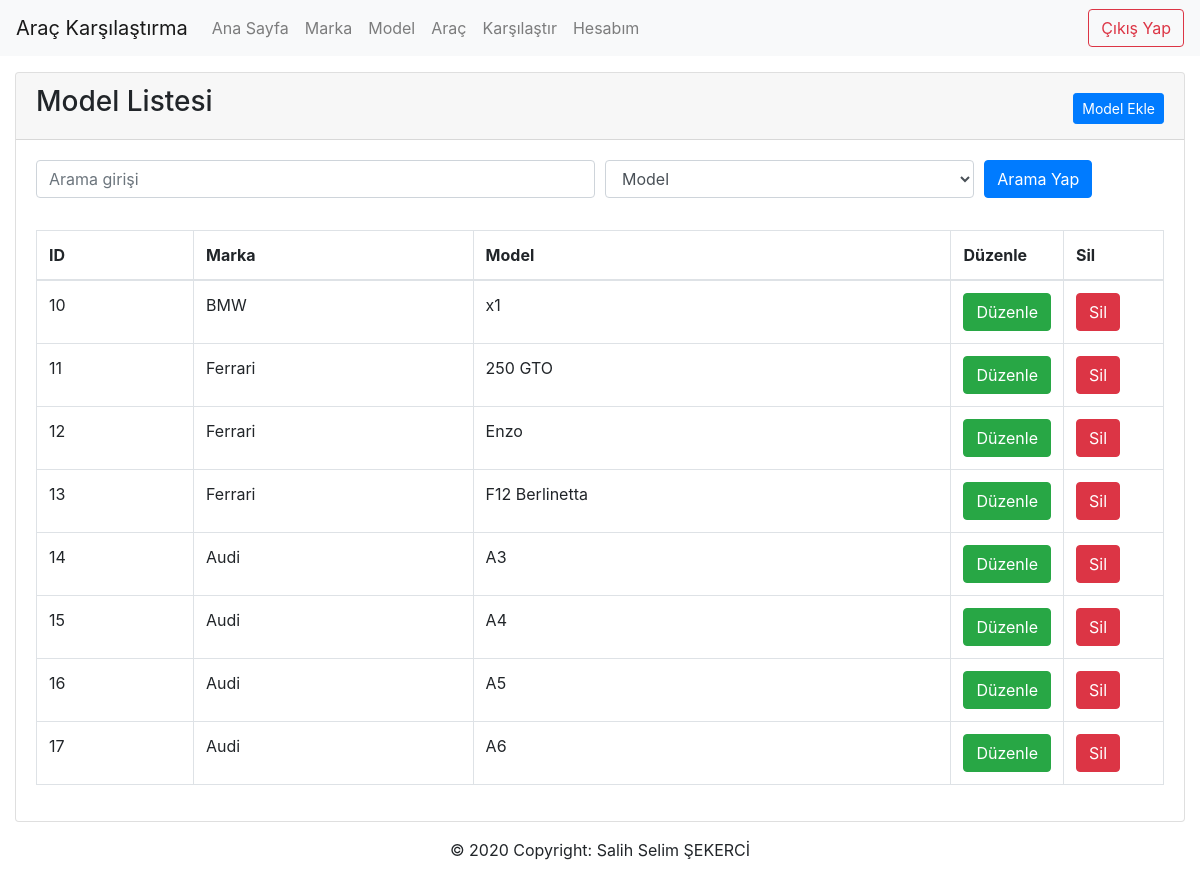
Page /anaklasor/model-listesi.php on the earlier database version.
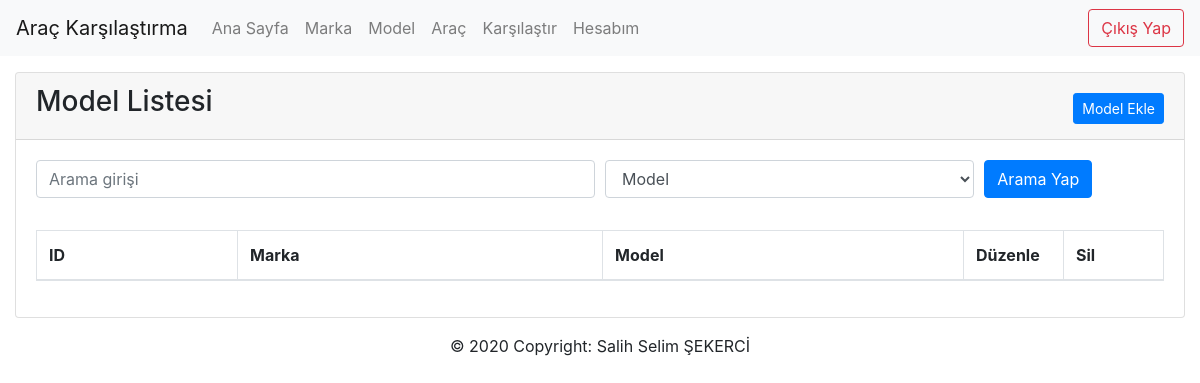
Same page on the later database version.
### tables this page shows
CREATE TABLE `model` (
  `id` int(11) NOT NULL,
  `marka_id` int(11) NOT NULL,
  `model` varchar(254) NOT NULL
);

CREATE TABLE `marka` (
  `id` int(11) NOT NULL,
  `marka` varchar(11) NOT NULL
);

### anaklasor/model-listesi.php (the view, shortened to what this page needs)
<!doctype html>
<html lang="tr">
<?php include("./assets/head.php") ?>
<?php include("./assets/nav.php") ?>
<?php
if (isset($_GET['text']) && !empty($_GET['text'])) {
    $text = $_GET['text'];
    $tur = $_GET['tur'];
    if ($tur == "marka") {
        $ModelSor = $db->prepare("SELECT model.id,model.model,model.marka_id, marka.marka FROM model    INNER JOIN marka ON marka.id = model.marka_id WHERE marka LIKE '%" . $text . "%'");
        $ModelSor->execute();
    }
    if ($tur == "model") {
        $ModelSor = $db->prepare("SELECT model.id,model.model,model.marka_id, marka.marka FROM model    INNER JOIN marka ON marka.id = model.marka_id WHERE model LIKE '%" . $text . "%'");
        $ModelSor->execute();
    }
} else {
    $ModelSor = $db->prepare("SELECT model.id,model.model,model.marka_id, marka.marka FROM model    INNER JOIN marka ON marka.id = model.marka_id");
    $ModelSor->execute();
}
?>
<body class="">
    <div class="container-fluid">
        <div class="card">
            <div class="card-header">
                <div class="d-flex justify-content-between">
                    <h3>Model Listesi</h3>
                    <div class="ekle text-right mt-2">
                        <a href="model-ekle.php" class="btn btn-sm btn-primary">Model Ekle</a>
                    </div>
                </div>
            </div>
            <div class="card-body table-responsive">
                <form method="GET">
                    <div class="form-row">
                        <div class="form-group col-md-6">
                            <input type="text" name="text" class="form-control" placeholder="Arama girişi">
                        </div>
                        <div class="form-group col-md-4">
                            <select id="inputState" name="tur" class="form-control">
                                <option value="model" selected>Model</option>
                            </select>
                        </div>
                        <div class="form-group col-md-2">
                            <button class="btn btn-primary">Arama Yap</button>
                        </div>
                    </div>
                </form>
                <table class="table table-hover table-bordered">
                    <thead>
                        <tr>
                            <th>ID</th>
                            <th>Marka</th>
                            <th>Model</th>
                            <th width=100>Düzenle</th>
                            <th width=100>Sil</th>
                        </tr>
                    </thead>
                    <tbody>
                        <?php
                        while ($ModelCek = $ModelSor->fetch(PDO::FETCH_ASSOC)) { ?>
                            <tr>
                                <td><?= $ModelCek['id'] ?></td>
                                <td><?= $ModelCek['marka'] ?></td>
                                <td><?= $ModelCek['model'] ?></td>
                                <td><a href="model-duzenle.php?id=<?= $ModelCek['id'] ?>" class="btn btn-success">Düzenle</a></td>
                                <td><button class="btn btn-danger" onclick="silBtn(<?= $ModelCek['id'] ?>,'<?= $ModelCek['Model'] ?>')">Sil</button></td>
                            </tr>
                        <?php } ?>
                    </tbody>
                </table>
            </div>
        </div>
    </div>
    <?php
    include("./assets/footer.php");
    ?>
</body>
</html>

### anaklasor/assets/head.php (shortened to what this page needs)
<?php
$pizza  = $_SERVER['SCRIPT_NAME'];
$dilimler = explode("/", $pizza);
$dosya = $dilimler[2];
$parcala = explode(".", $dosya);
$dosya = $parcala[0];
$dosya = strtolower($dosya);
?>
<head>
    <link rel="stylesheet" href="../eklentiler/boostrap/css/bootstrap.min.css">
</head>

### anaklasor/assets/nav.php (shortened to what this page needs)
<nav class="navbar navbar-expand-lg navbar-light bg-light mb-3">
    <a class="navbar-brand" href="index.php">Araç Karşılaştırma</a>
    <div class="collapse navbar-collapse" id="navbarSupportedContent">
        <ul class="navbar-nav mr-auto">
            <li class="nav-item <?=($dosya == 'index' || $dosya == '')? "active font-weight-bold" : "" ?>">
                <a class="nav-link" href="index.php">Ana Sayfa</a>
            </li>
            <li class="nav-item <?=($dosya == 'marka-listesi' || $dosya == 'marka-duzenle' ||$dosya == 'marka-ekle')? "active font-weight-bold" : "" ?>">
                <a class="nav-link" href="marka-listesi.php">Marka</a>
            </li>
            <li class="nav-item <?=($dosya == 'model-listesi' || $dosya == 'model-duzenle' ||$dosya == 'model-ekle')? "active font-weight-bold" : "" ?>">
                <a class="nav-link" href="model-listesi.php">Model</a>
            </li>
            <li class="nav-item <?=($dosya == 'arac-listesi' || $dosya == 'arac-duzenle' ||$dosya == 'arac-ekle')? "active font-weight-bold" : "" ?>">
                <a class="nav-link" href="arac-listesi.php">Araç</a>
            </li>
            <li class="nav-item <?=($dosya == 'karsilastir')? "active font-weight-bold" : "" ?>">
                <a class="nav-link" href="karsilastir.php">Karşılaştır</a>
            </li>
            <li class="nav-item <?=($dosya == 'hesabim')? "active font-weight-bold" : "" ?>">
                <a class="nav-link" href="hesabim.php">Hesabım</a>
            </li>
        </ul>
        <form class="form-inline my-2 my-lg-0">
            <a href="cikis-yap.php" class="btn btn-outline-danger my-2 my-sm-0">Çıkış Yap</a>
        </form>
    </div>
</nav>

### anaklasor/assets/footer.php
<footer class="page-footer font-small blue">
    <div class="footer-copyright text-center py-3">© 2020 Copyright:
        <a> Salih Selim ŞEKERCİ</a>
    </div>
</footer>

Differences in the rows shown:
removed model: id "10", marka.marka "BMW", model "x1"
removed model: id "11", marka.marka "Ferrari", model "250 GTO"
removed model: id "12", marka.marka "Ferrari", model "Enzo"
removed model: id "13", marka.marka "Ferrari", model "F12 Berlinetta"
removed model: id "14", marka.marka "Audi", model "A3"
removed model: id "15", marka.marka "Audi", model "A4"
removed model: id "16", marka.marka "Audi", model "A5"
removed model: id "17", marka.marka "Audi", model "A6"
